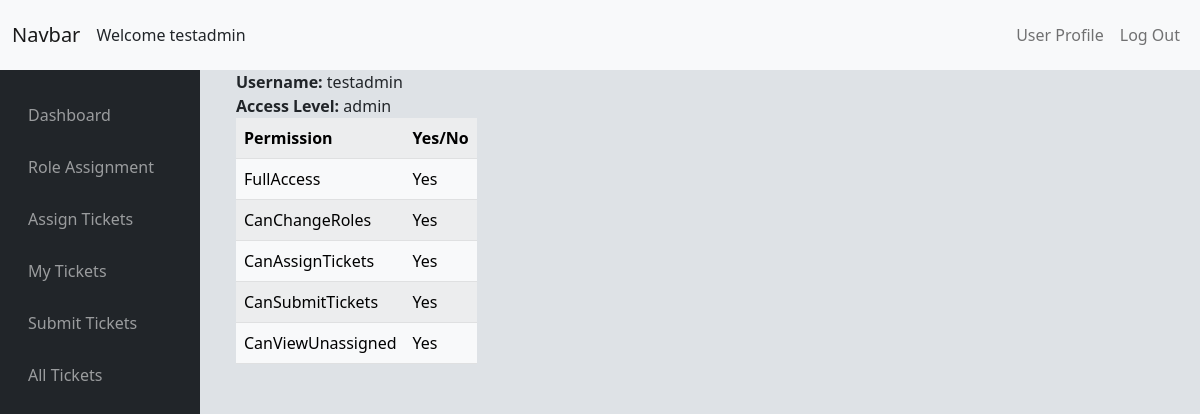
Screenshot of /issue/profile (signed in) with the database file from the repository.
### tables this page shows
CREATE TABLE "Users" (
	"Username"	TEXT NOT NULL,
	"Password"	TEXT NOT NULL,
	"Access"	INTEGER,
	PRIMARY KEY("Username"),
	FOREIGN KEY("Access") REFERENCES "Access"
);

### issueTrackerViews.py (the view)
@issueTrack.route('/profile')
@login_required
def profile():
    username = session['user_id']
    access = return_query("SELECT Access FROM Users WHERE Username = ?", (username,))
    access = access[0]["Access"]
    permissions = return_query("SELECT * FROM Access WHERE Type = ?", (access,))
    permissions = permissions[0]
    permissions.pop("Type")
    return render_template('profile.html', username=username, access=access, permissions=permissions)

### SQLhelpers.py (called while the page is built)
def SQL_connect():
    connection = sqlite3.connect(db)
    connection.row_factory = dict_factory
    return connection

def dict_factory(cursor, row):
    d = {}
    for idx, col in enumerate(cursor.description):
        d[col[0]] = row[idx]
    return d

def return_query(query, options=[]):
    connection = SQL_connect()
    cursor = connection.cursor()
    try:
        if len(options) == 0:
            result = cursor.execute(query)
        else:
            result = cursor.execute(query, options)
        result = result.fetchall()
        return result
    except Exception as err:
        print(f"Error: '{err}'")
    cursor.close()
    connection.close()

### app.py (called while the page is built)
@app.after_request
def after_request(response):
    response.headers["Cache-Control"] = "no-cache, no-store, must-revalidate"
    response.headers["Expires"] = 0
    response.headers["Pragma"] = "no-cache"
    return response

### helpers.py (called while the page is built)
def login_required(f):
    @wraps(f)
    def decorated_function(*args, **kwargs):
        if session.get("user_id") is None:
            return redirect(url_for(".login"))
        return f(*args, **kwargs)
    return decorated_function

### templates/profile.html (shortened to what this page needs)
{% extends "layout.html" %}
{% block main %}
<div class='container'>
    <div><strong>Username: </strong>{{ username }}</div>
    <div><strong>Access Level: </strong>{{ access }}</div>
    <div class='w-25'>
        <table class='table table-light table-striped'>
            <tr>
                <th>Permission</th>
                <th>Yes/No</th>
            </tr>
            {% for key, value in permissions.items() %}
            <tr>
                <td>{{ key }}</td>
                <td>
                    {% if value == 1 %}
                    Yes
                    {% else %}
                    No
                    {% endif %}
                </td>
            </tr>
            {% endfor %}
        </table>
    </div>
</div>
{% endblock %}

### templates/layout.html (shortened to what this page needs)
<!DOCTYPE html>
<html lang="en">
<head>
  <link href="https://cdn.jsdelivr.net/npm/bootstrap@5.1.3/dist/css/bootstrap.min.css" rel="stylesheet"
>
  <link rel="stylesheet" href="{{ url_for('.static', filename='styles.css') }}">
</head>
<body>
  <nav class="navbar navbar-expand-lg navbar-light bg-light" id="navbar-header">
    <div class="container-fluid">
      <a class="navbar-brand" href="#">Navbar</a>
      {% if session.user_id %}
      <div>
        Welcome {{ session.user_id }}
      </div>
      {% endif %}
      <div class="collapse navbar-collapse justify-content-end" id="navbarSupportedContent">
        {% if session.user_id %}
        <ul class="navbar-nav mb-2 mb-lg-0">
          <li class="nav-item"><a class="nav-link" href="./profile">User Profile</a></li>
          <li class="nav-item"><a class="nav-link" href="./logout">Log Out</a></li>
        </ul>
        {% else %}
        <ul class="navbar-nav mb-2 mb-lg-0">
          <li class="nav-item"><a class="nav-link" href="./">Login</a></li>
          <li class="nav-item"><a class="nav-link" href="./register">Register</a></li>
        </ul>
        {% endif %}
      </div>
    </div>
  </nav>
  <div class="container-fluid">
    <div class="row" id="main-and-sidenav-container">
      {% if session.user_id %}
      <nav class="navbar col-2 navbar-dark bg-dark align-items-start justify-content-start" id="navbar-side">
        <div class="navbar-nav d-flex flex-column align-items-top align-items-sm-start px-3 pt-2">
          <ul class="nav flex-column mb-sm-auto mb-0 align-items-center align-items-sm-start" id="menu">
            <li class="nav-item">
              <a href="./dashboard" class="nav-link">
                 <span>Dashboard</span>
              </a>
            </li>
            <li class="nav-item">
              <a href="./roles" class="nav-link">
                 <span>Role Assignment</span>
              </a>
            </li>
            <li class="nav-item">
              <a href="./assigntickets" class="nav-link">
                 <span>Assign Tickets</span>
              </a>
            </li>
            <li class="nav-item">
              <a href="./mytickets" class="nav-link">
                 <span>My Tickets</span>
              </a>
            </li>
            <li class="nav-item">
              <a href="./submitticket" class="nav-link">
                 <span>Submit Tickets</span>
              </a>
            </li>
            <li class="nav-item">
              <a href="./alltickets" class="nav-link">
                 <span>All Tickets</span>
              </a>
            </li>
          </ul>
        </div>
      </nav>
      {% endif %}
      <div class="col-10 justify-center" id="main-content-box">
        {% block main %}{% endblock %}
      </div>
    </div>
  </div>
</body>
</html>

### static/styles.css (style rules this page uses)
:root { --topNavHeight: 70px }
#main-and-sidenav-container { min-height:calc(100vh - var(--topNavHeight)); justify-content:center; background-color: #dee2e6; flex-grow: 1; height: }
#navbar-header { height:10vh; max-height:var(--topNavHeight); }
#navbar-side { max-width:200px; align-left; }
#main-content-box { flex-grow: 1; }

### rows the page displays
Users: user_id "testadmin", Username "testadmin", Access "admin"

### other values shown
{{ key }} "FullAccess" "CanChangeRoles" "CanAssignTickets" "CanSubmitTickets" "CanViewUnassigned"
